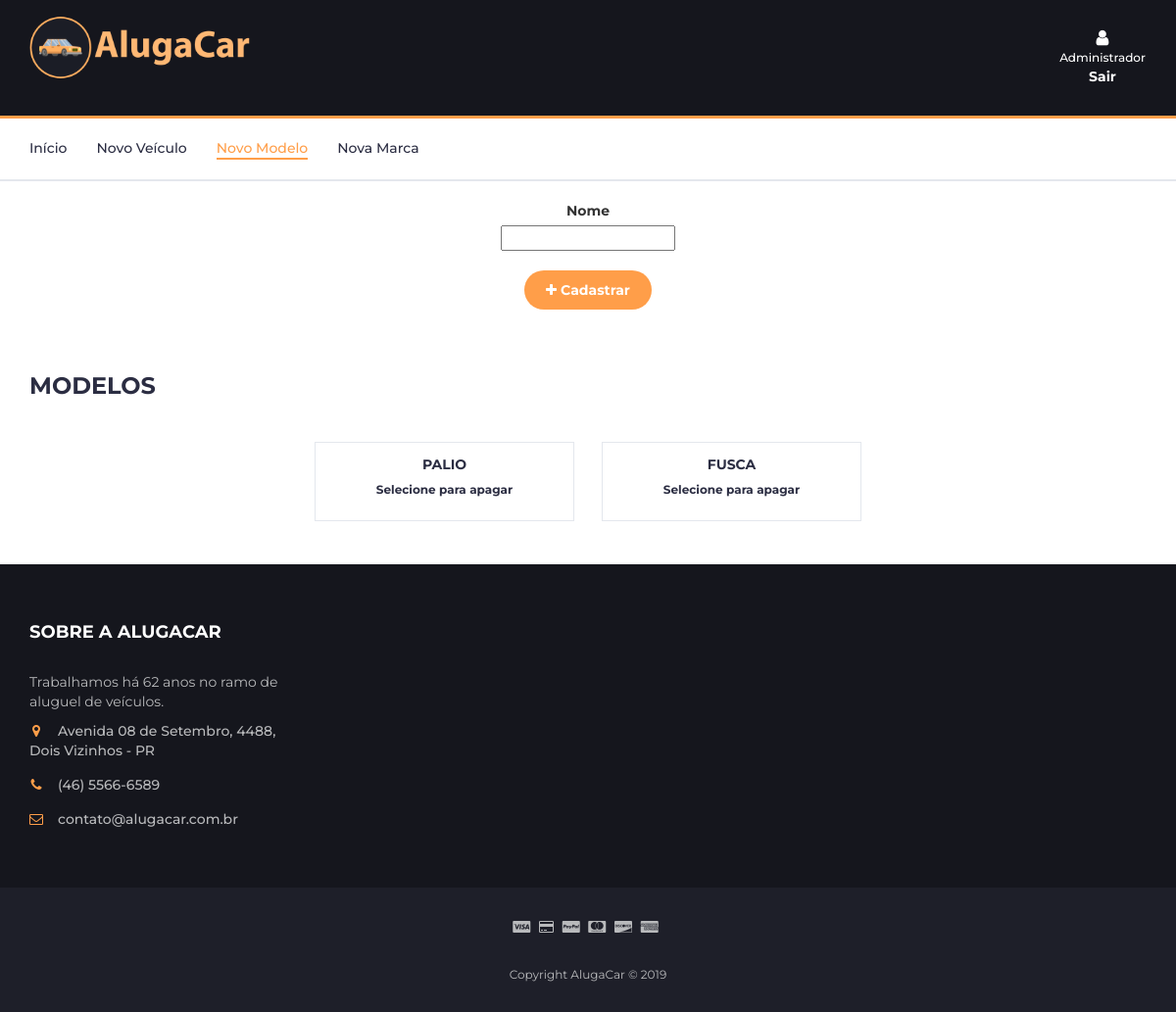
Page /novo/modelo on the earlier database version.
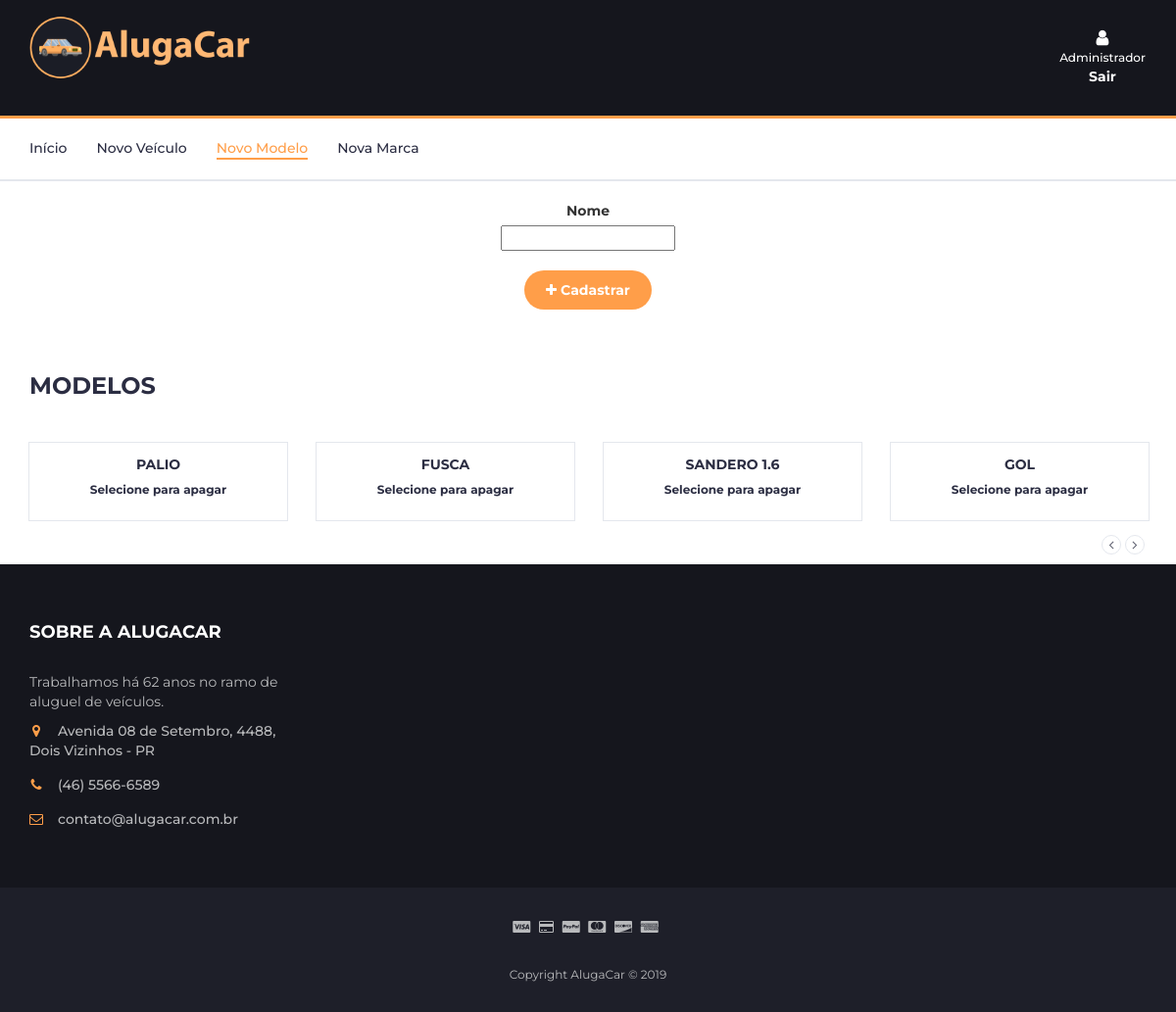
Same page on the later database version.
### AlugaCarSite/models.py (models this page shows, shortened)
class Modelo(models.Model):
    nome = models.CharField(max_length=50)

### AlugaCarSite/views.py (the view)
# urls.py: path("novo/modelo", new_modelo, name="new_modelo"),
def new_modelo(request):
    form = ModeloForm(request.POST or None)
    mo = Modelo.objects.all()
    if(form.is_valid()):
        form.save()
        return redirect("admin_page")
    return render(request, 'new_modelo.html', {'form': form, 'modelos':mo})

### AlugaCarSite/form.py
class ModeloForm(forms.ModelForm):
    class Meta:
        model = Modelo
        fields = '__all__'

### AlugaCarSite/templates/new_modelo.html (shortened to what the changed rows need)
{% load staticfiles %}
<!DOCTYPE html>
<html lang="pt">
<head>
	<link type="text/css" rel="stylesheet" href="{% static 'css/bootstrap.min.css' %}" />
	<link type="text/css" rel="stylesheet" href="{% static 'css/slick.css' %}" />
	<link type="text/css" rel="stylesheet" href="{% static 'css/slick-theme.css' %}" />
	<link type="text/css" rel="stylesheet" href="{% static 'css/nouislider.min.css' %}" />
	<link rel="stylesheet" href="{% static 'css/font-awesome.min.css' %}">
	<link type="text/css" rel="stylesheet" href="{% static 'css/style.css' %}" />
</head>
<body>
<div class="section">
	<div class="container">
		<div class="row">
			<div class="col-md-12">
				<div class="row">
						<div class="products-tabs">
							<div id="tab1" class="tab-pane active">
								<div class="products-slick" data-nav="#slick-nav-1">
									{% for m in modelos %}
									<div class="product c{{marca.id }}">
										<div class="product-body">
											<h1 class="product-name">{{m.nome}}</h1>
											<h6>Selecione para apagar</h6>
										</div>
										<div class="add-to-cart">
											<a href="{% url 'apaga_modelo' m.id %}" onclick="return confirm('Deseja apagar este modelo?');"><button class="add-to-cart-btn">Apagar</button></a>
										</div>
									</div>
									{% endfor %}
							</div>
						</div>
					</div>
				</div>
			</div>
		</div>
	</div>
</div>
</body>
</html>

Differences in the rows shown:
added Modelo: nome "SANDERO 1.6"
added Modelo: nome "GOL"
